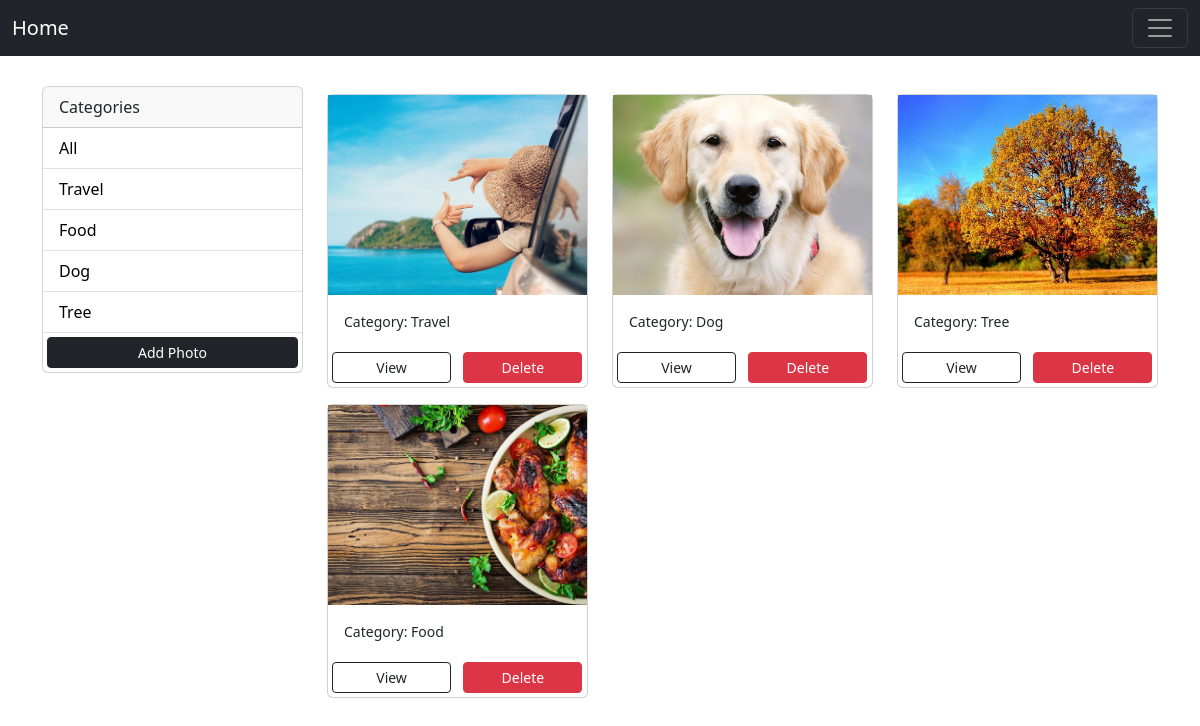
The page / on the database its author committed.
### photos/models.py (models this page shows, shortened)
class Category(models.Model):
    name = models.CharField(max_length=200, null=False, blank=False)
    def __str__(self):
        return self.name

class Photo(models.Model):
    category = models.ForeignKey(Category, on_delete=models.SET_NULL, null=True, blank=True)
    image = models.ImageField(null=False, blank=False, max_length=None)
    description = models.TextField()

### photos/views.py (the view)
# urls.py: path('', views.gallery, name='gallery'),
def gallery(request):
    category_searched = request.GET.get('category_clicked')
    if category_searched == None:
        photos = Photo.objects.all()
    else:
        photos = Photo.objects.filter(category__name = category_searched)
    categories = Category.objects.all()
    return render(request, 'photos/gallery.html', context={'categories': categories, 'photos': photos})

### photos/templates/photos/gallery.html
{% extends 'photos/main.html' %}
{% block content %}
    <div class="container">
        <div class="row">
            <div class="col-md-3">
                <div class="card">
                    <div class="card-header">
                        Categories
                    </div>
                    <ul class="list-group list-group-flush">
                        <li class="list-group-item">
                        <a href="{% url 'gallery' %}">All</a>
                        </li>
                        {% for category in categories %}
                        <li class="list-group-item"><a href="{% url 'gallery' %}?category_clicked={{category.name}}">{{category.name}}</a></li>
                        {% endfor %}
                        <a class="btn btn-block btn-dark btn-sm m-1" href="{% url 'add' %}">Add Photo</a>
                    </ul>
                    </div>
            </div>
            <div class="col-md-9">
                <div class="row">
                    {% for photo in photos %}
                    <div class="col-md-4">
                        <div class="card my-2">
                            <img class="image-thumbail" src="{{photo.image.url}}" class="image-thumbnail" alt="...">
                            <div class="card-body">
                                <small>Category: {{photo.category}}</small>
                            </div>
                            <div class="row">
                                <div class="col">
                                    <a style="width:46%" href="{% url 'photo' photo.id %}" class="btn btn-outline-dark btn-sm m-1">View</a>
                                    <a style="width:46%" href="{% url 'delete' photo.id %}" class="btn btn-danger btn-sm m-1">Delete</a>
                                </div>
                            </div>
                        </div>
                    </div>
                    {% endfor %}
                </div>
            </div>
        </div>
    </div>
{% endblock content %}

### photos/templates/photos/main.html (style rules this page uses)
.image-thumbail { height: 200px; object-fit: cover; }
.list-group-item a { text-decoration: none; color: black; }

### rows shown on the page
Category: name "Travel"
Category: name "Food"
Category: name "Dog"
Category: name "Tree"
Photo: image (picture), category "Travel"
Photo: image (picture), category "Dog"
Photo: image (picture), category "Tree"
Photo: image (picture), category "Food"
